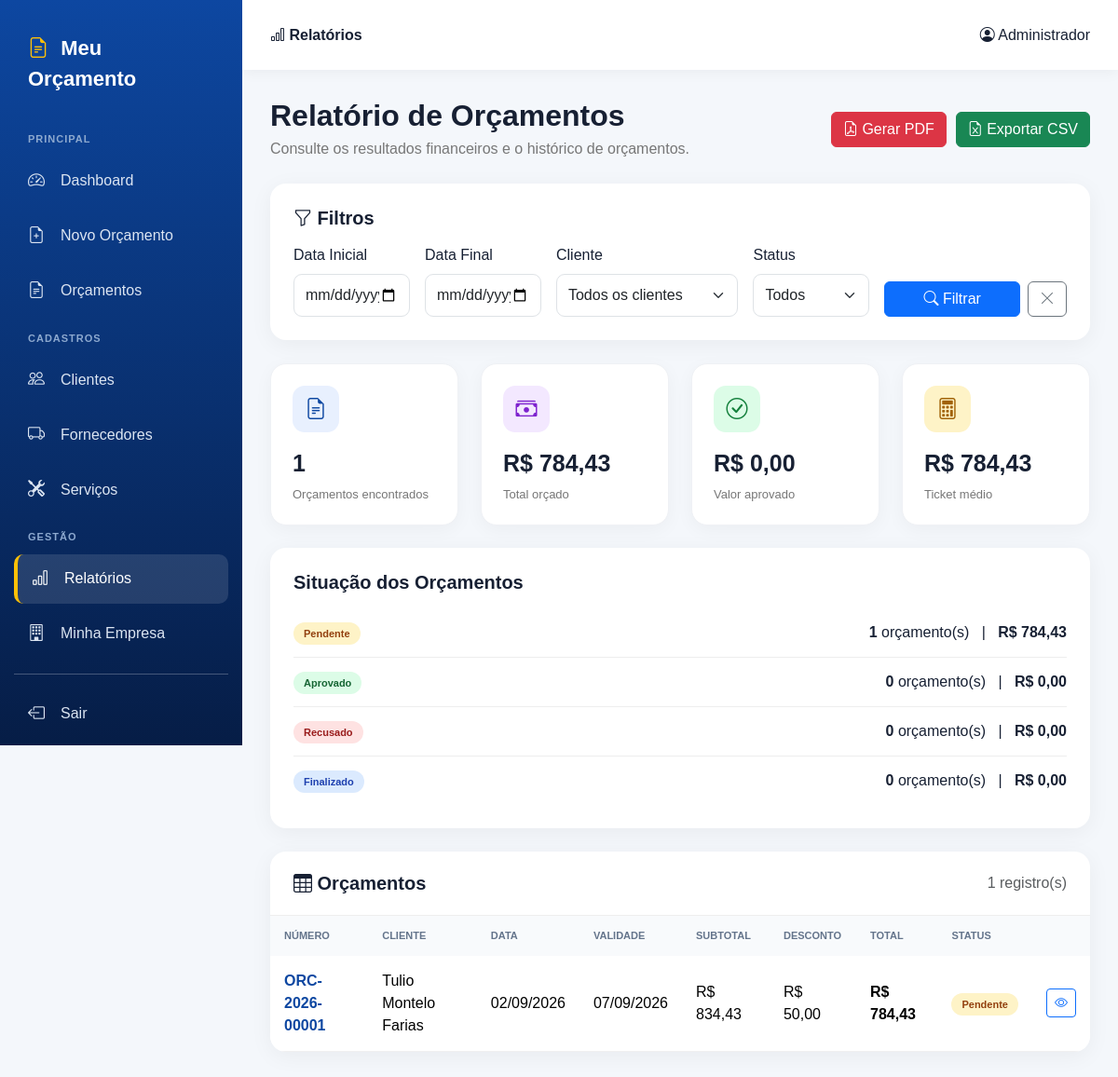
The page /relatorios/index.php (signed in) on the database its author committed.
### tables this page shows
CREATE TABLE `orcamentos` (
  `id` int(11) NOT NULL,
  `numero` varchar(30) NOT NULL,
  `cliente_id` int(11) NOT NULL,
  `data_orcamento` date NOT NULL,
  `validade` date DEFAULT NULL,
  `subtotal` decimal(12,2) NOT NULL DEFAULT 0.00,
  `desconto` decimal(12,2) NOT NULL DEFAULT 0.00,
  `total` decimal(12,2) NOT NULL DEFAULT 0.00,
  `status` enum('pendente','aprovado','recusado','finalizado') DEFAULT 'pendente',
  `observacoes` text DEFAULT NULL,
  `usuario_id` int(11) DEFAULT NULL,
  `criado_em` timestamp NOT NULL DEFAULT current_timestamp(),
  `atualizado_em` timestamp NOT NULL DEFAULT current_timestamp() ON UPDATE current_timestamp()
);

CREATE TABLE `clientes` (
  `id` int(11) NOT NULL,
  `nome` varchar(150) NOT NULL,
  `tipo_pessoa` enum('fisica','juridica') DEFAULT 'fisica',
  `cpf_cnpj` varchar(20) DEFAULT NULL,
  `telefone` varchar(20) DEFAULT NULL,
  `whatsapp` varchar(20) DEFAULT NULL,
  `email` varchar(150) DEFAULT NULL,
  `cep` varchar(10) DEFAULT NULL,
  `endereco` varchar(200) DEFAULT NULL,
  `numero` varchar(20) DEFAULT NULL,
  `complemento` varchar(100) DEFAULT NULL,
  `bairro` varchar(100) DEFAULT NULL,
  `cidade` varchar(100) DEFAULT NULL,
  `estado` char(2) DEFAULT NULL,
  `observacoes` text DEFAULT NULL,
  `status` enum('ativo','inativo') DEFAULT 'ativo',
  `criado_em` timestamp NOT NULL DEFAULT current_timestamp(),
  `atualizado_em` timestamp NOT NULL DEFAULT current_timestamp() ON UPDATE current_timestamp()
);

### relatorios/index.php (the view, shortened to what the rows shown need)
<?php
require_once __DIR__ . "/../config/database.php";
function moeda($valor)
{
    return "R$ " . number_format(
        (float) $valor,
        2,
        ",",
        "."
    );
}
function dataBr($data)
{
    return date(
        "d/m/Y",
        strtotime($data)
    );
}
function classeStatus($status)
{
    switch ($status) {
        case "aprovado":
            return "status-aprovado";
        case "recusado":
            return "status-recusado";
        case "finalizado":
            return "status-finalizado";
        default:
            return "status-pendente";
    }
}
function nomeStatus($status)
{
    switch ($status) {
        case "aprovado":
            return "Aprovado";
        case "recusado":
            return "Recusado";
        case "finalizado":
            return "Finalizado";
        default:
            return "Pendente";
    }
}
$where = [];
$parametros = [];
$sqlWhere =
    count($where) > 0
        ? " WHERE " . implode(
            " AND ",
            $where
        )
        : "";
$sqlOrcamentos = "
    SELECT
        o.id,
        o.numero,
        o.data_orcamento,
        o.validade,
        o.subtotal,
        o.desconto,
        o.total,
        o.status,
        c.nome AS cliente_nome
    FROM orcamentos o
    INNER JOIN clientes c
        ON c.id = o.cliente_id
    {$sqlWhere}
    ORDER BY
        o.data_orcamento DESC,
        o.id DESC
";
$stmtOrcamentos =
    $pdo->prepare(
        $sqlOrcamentos
    );
$stmtOrcamentos->execute(
    $parametros
);
$orcamentos =
    $stmtOrcamentos->fetchAll();
?>
<!DOCTYPE html>
<html lang="pt-BR">
<head>
<link
    href="https://cdn.jsdelivr.net/npm/bootstrap@5.3.3/dist/css/bootstrap.min.css"
    rel="stylesheet"
>
<link
    rel="stylesheet"
    href="https://cdn.jsdelivr.net/npm/bootstrap-icons@1.11.3/font/bootstrap-icons.min.css"
>
</head>
<body>
<div class="main">
    <div class="content">
        <div class="page-header">
            <div>
                <h2>
                    Relatório de Orçamentos
                </h2>
            </div>
        </div>
        <div class="table-box">
            <?php if ($orcamentos): ?>
                <div class="table-responsive">
                    <table class="table">
                        <thead>
                            <tr>
                                <th>Número</th>
                                <th>Cliente</th>
                                <th>Data</th>
                                <th>Validade</th>
                                <th>Subtotal</th>
                                <th>Desconto</th>
                                <th>Total</th>
                                <th>Status</th>
                                <th></th>
                            </tr>
                        </thead>
                        <tbody>
                        <?php foreach ($orcamentos as $orcamento): ?>
                            <tr>
                                <td>
                                    <span class="numero">
                                        <?= htmlspecialchars(
                                            $orcamento["numero"]
                                        ) ?>
                                    </span>
                                </td>
                                <td>
                                    <?= htmlspecialchars(
                                        $orcamento["cliente_nome"]
                                    ) ?>
                                </td>
                                <td>
                                    <?= dataBr(
                                        $orcamento["data_orcamento"]
                                    ) ?>
                                </td>
                                <td>
                                    <?= dataBr(
                                        $orcamento["validade"]
                                    ) ?>
                                </td>
                                <td>
                                    <?= moeda(
                                        $orcamento["subtotal"]
                                    ) ?>
                                </td>
                                <td>
                                    <?= moeda(
                                        $orcamento["desconto"]
                                    ) ?>
                                </td>
                                <td class="valor">
                                    <?= moeda(
                                        $orcamento["total"]
                                    ) ?>
                                </td>
                                <td>
                                    <span
                                        class="
                                            status-badge
                                            <?= classeStatus(
                                                $orcamento["status"]
                                            ) ?>
                                        "
                                    >
                                        <?= nomeStatus(
                                            $orcamento["status"]
                                        ) ?>
                                    </span>
                                </td>
                                <td>
                                    <a
                                        href="../orcamentos/visualizar.php?id=<?= $orcamento["id"] ?>"
                                        class="btn btn-sm btn-outline-primary"
                                        title="Visualizar"
                                    >
                                        <i class="bi bi-eye"></i>
                                    </a>
                                </td>
                            </tr>
                        <?php endforeach; ?>
                        </tbody>
                    </table>
                </div>
            <?php endif; ?>
        </div>
    </div>
</div>
</body>
</html>

### rows shown on the page
orcamentos: numero "ORC-2026-00001", cliente.nome "Tulio Montelo Farias", data_orcamento "02/09/2026", validade "07/09/2026", subtotal "R$ 834,43", desconto "R$ 50,00", total "R$ 784,43", status "Pendente"

### other values the page prints
$nomeUsuario "Administrador"
$resumo["total_orcamentos"] "1"
nomeStatus($itemStatus) "Pendente"
nomeStatus($itemStatus) "Aprovado"
nomeStatus($itemStatus) "Recusado"
nomeStatus($itemStatus) "Finalizado"
count($orcamentos) "1"
